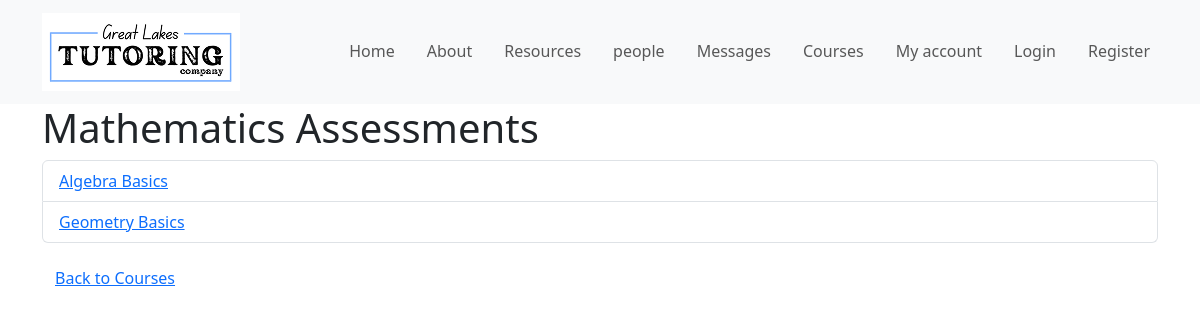
The page /course/1 on the database its author committed.
### app.py (models this page shows)
class Course(db.Model):
    id = db.Column(db.Integer, primary_key=True)
    name = db.Column(db.String(100), nullable=False)
    assessments = db.relationship('Assessment', backref='course', lazy=True)

class Assessment(db.Model):
    id = db.Column(db.Integer, primary_key=True)
    title = db.Column(db.String(200), nullable=False)
    points_reward = db.Column(db.Integer, default=50)
    course_id = db.Column(db.Integer, db.ForeignKey('course.id'), nullable=False)
    questions = db.relationship('Question', backref='assessment', lazy=True)

### app.py (the view)
@app.route("/course/<int:course_id>")
def course_detail(course_id):
    course = Course.query.get_or_404(course_id)
    return render_template("assessments.html", course=course)

### templates/assessments.html (shortened to what this page needs)
{% extends "base.html" %}
{% block content %}
<section class="container">
<h1>{{ course.name }} Assessments</h1>
<ul class="list-group">
    {% for assessment in course.assessments %}
        <li class="list-group-item list-group-item-action">
            <a href="{{ url_for('take_assessment', assessment_id=assessment.id) }}">
                {{ assessment.title }}
            </a>
        </li>
    {% endfor %}
</ul>
<button class="btn  mt-3">
    <a href="{{ url_for('courses') }}">Back to Courses</a>
</button>
</section>
{% endblock %}

### rows shown on the page
Course: name "Mathematics"
Assessment: title "Algebra Basics"
Assessment: title "Geometry Basics"
